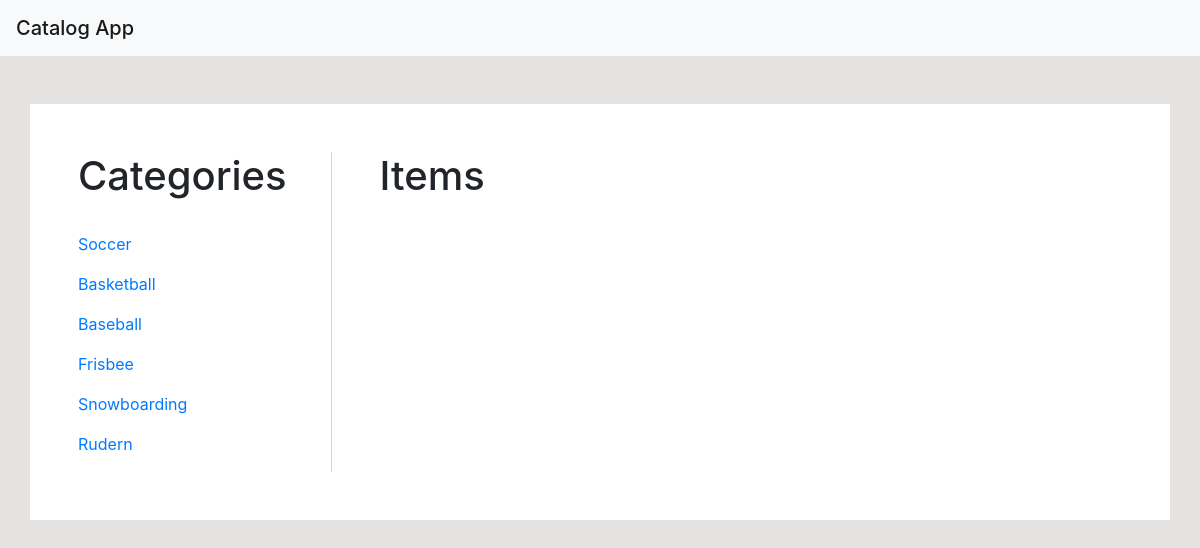
Before: /catalog/7/items/ with the older database file.
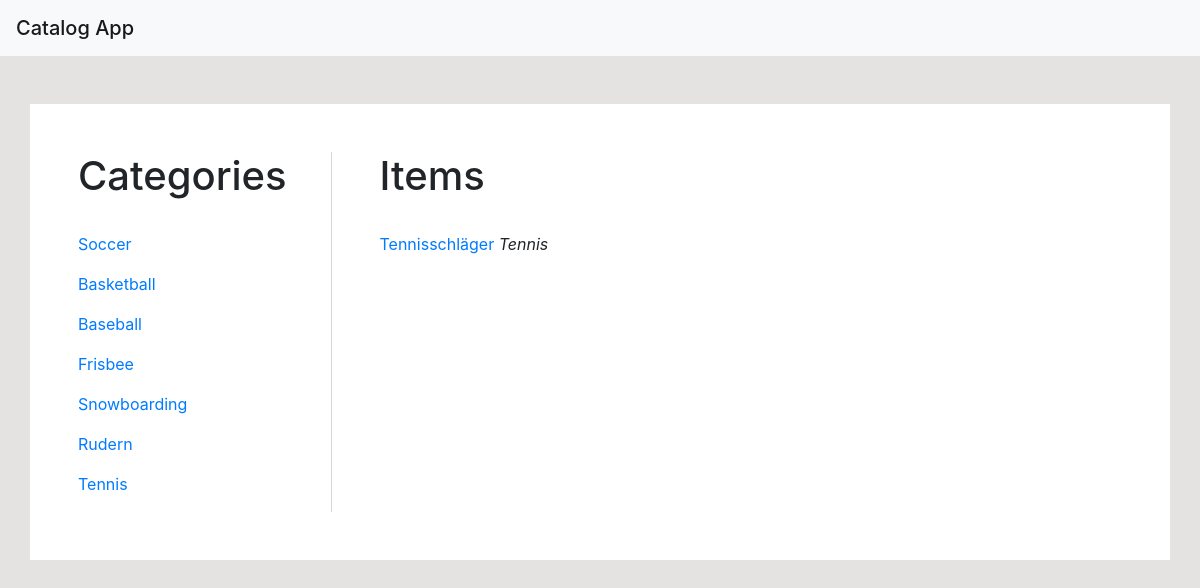
After: the same page with the newer database file.
### app/models.py (models this page shows, shortened)
class Category(db.Model):
	id = db.Column(db.Integer, primary_key=True)
	title = db.Column(db.String(64), index=True, unique=True)
	items = db.relationship('Item', backref='category', lazy='dynamic')

class Item(db.Model):
	id = db.Column(db.Integer, primary_key=True)
	title = db.Column(db.String(64), index=True, unique=True)
	description = db.Column(db.String(140))
	category_id = db.Column(db.Integer(), db.ForeignKey('category.id'))

### app/routes.py (the view)
@app.route('/catalog/<category_id>/items/')
def category(category_id):
	categories = Category.query.all()
	category = Category.query.get(category_id)
	items = Item.query.filter_by(category=category)
	return render_template('category.html', title='Catalog App', categories=categories, items=items)

### app/templates/category.html
{% extends "base.html" %}
{% block content %}
        <div class="row">
            <div class="col-md-3" style="border-right: 1px solid #D6D6D6;">
                <h1>Categories</h1>
                <br>
                {% for category in categories %}
                <div>
                    <p>
                        <a href="{{url_for('category', category_id = category.id)}}">
                            {{category.title}}
                        </a>
                    </p>
                </div>
                {% endfor %}
            </div>
            <div class="col-md-9  pl-5">
                <h1>Items</h1>
                <br>
                {% for item in items %}
                <div>
                    <p>
                        <a href="{{ url_for('item', category_id = item.category.id, item_id = item.id)}}">
                            {{item.title}}
                        </a>
                        <span class="font-italic">
                        {{item.category.title}}
                        </span>
                    </p>
                </div>
                {% endfor %}
            </div>
        </div>
{% endblock %}

Changed rows visible on the page:
added Category: title "Tennis"
now on this page (row edited): Item: title "Tennisschläger", category "Tennis"
